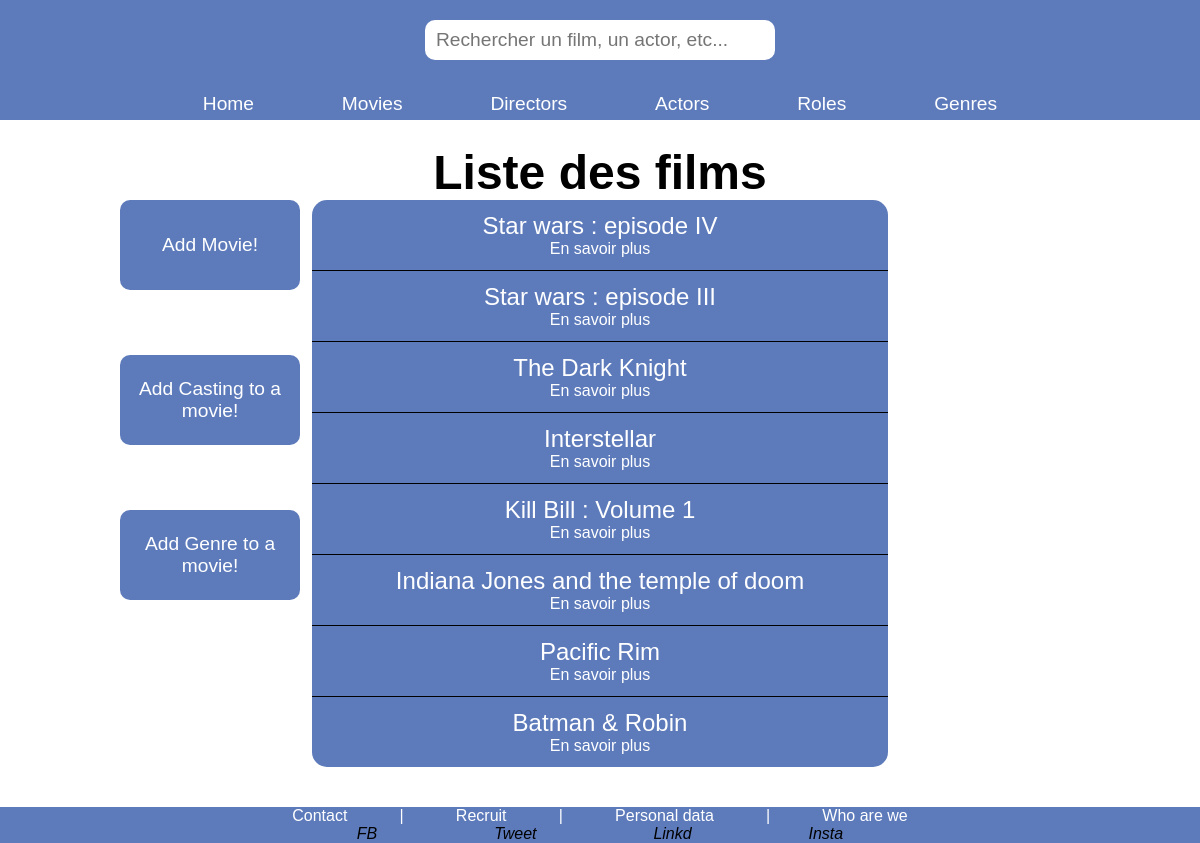
/index.php?action=listFilms, run on the app's committed database.
### tables this page shows
CREATE TABLE IF NOT EXISTS `film` (
  `id_film` int NOT NULL AUTO_INCREMENT,
  `titre` varchar(255) NOT NULL,
  `dateDeSortie` date NOT NULL,
  `duree` time NOT NULL,
  `realisateur_id` int NOT NULL,
  `affiche` varchar(255) DEFAULT 'indisponible.jpg',
  PRIMARY KEY (`id_film`),
  KEY `FK__realisateur` (`realisateur_id`),
  CONSTRAINT `FK__realisateur` FOREIGN KEY (`realisateur_id`) REFERENCES `director` (`id_director`)
);

### controller/MovieController.php (called while the page is built, shortened)
<?php
require_once "./bdd/DAO.php";
class MovieController {
    public function listFilms() {
        $dao = new DAO();
        $sql =
        "SELECT
            f.id_film, f.titre
        FROM
            film f";
        $films = $dao->executerRequete($sql);
        require "./view/movie/listFilms.php";
    }
}
?>

### bdd/DAO.php (called while the page is built, shortened)
<?php
class DAO{
    private $bdd;
    public function __construct(){
        $this->bdd = new \PDO('mysql:host=localhost;dbname=cinema;charset=utf8', 'root', '');
    }
    public function executerRequete($sql, $params = NULL){
        if ($params == NULL){
            $resultat = $this->bdd->query($sql);
        }else{
            $resultat = $this->bdd->prepare($sql);
            $resultat->execute($params);
        }
        return $resultat;
    }
}
?>

### view/movie/listFilms.php (the view, shortened to what this page needs)
<h2 class="titrePage">Liste des films</h2>
<div class="interactAddFilm">
    <a href="index.php?action=addFilmForm">
        <p>Add Movie!</p>
    </a>
    <a href="index.php?action=addCastingFilmForm">
        <p>Add Casting to a movie!</p>
    </a>
    <a href="index.php?action=addGenreFilmForm">
        <p>Add Genre to a movie!</p>
    </a>
</div>
    <div id='listFilms'>
<?php
    while ($film = $films->fetch()) {
?>
        <div class='blocFilms listBloc'>
            <a href="index.php?action=detailsFilm&id=<?=$film['id_film']?>">
                <p class="listEntities"><?=$film["titre"]?></p>
                <p>En savoir plus</p>
            </a>
            <div class="deleteBloc">
                <a href="index.php?action=deleteFilm&id=<?= $film["id_film"] ?>">
                </a>
            </div>
            <div class="updateBloc">
                <a href="index.php?action=updateFilmForm&id=<?= $film["id_film"] ?>">
                </a>
            </div>
        </div>
<?php
    }
?>
    </div>
<?php
require "./view/layout.php";
?>

### public/css/style.css (style rules this page uses)
:root { --primary-background-color: rgb(93, 123, 187); --secondary-background-color: rgb(77, 111, 185); --primary-font-color: rgb(0, 0, 145); --hover-color: rgb(236, 184, 11); }
* { margin: 0; padding: 0; box-sizing: border-box; }
body { font-family:'Lucida Sans', 'Lucida Sans Regular', 'Lucida Grande', 'Lucida Sans Unicode', Geneva, Verdana, sans-serif }
.titrePage { font-size: 3em; text-align: center; }
[id*="list"] { background-color: var(--primary-background-color); margin: 0 20%; text-align: center; }
.listBloc:not(:last-child) { border-bottom: 1px solid black; }
.listBloc { position: relative; }
.deleteBloc { width: 50px; height: 50px; position: absolute; top: calc(50% - 25px); right: 35px; }
.updateBloc { width: 50px; height: 50px; position: absolute; top: calc(50% - 25px); right: 100px; }
.listEntities { text-align: center; font-size: 1.5em; }
.interactAddFilm { width: 180px; height: 400px; position: absolute; text-align: center; display: flex; flex-direction: column; justify-content: space-between; }
.interactAddFilm a { width: 100%; height: 90px; padding: 15px; color: white; font-size: 1.2em; text-decoration: none; background-color: var(--primary-background-color); border-radius: 10px; display: flex; justify-content: center; align-items: center; }
#listFilms { margin: 0 20% 15px; border-radius: 15px; }
.blocFilms { padding: 12px 0; text-align: center; }
.blocFilms a { color: white; text-decoration: none; }
.blocFilms:not(:last-child) { border-bottom: 1px solid black; }
.blocFilms p:first-child { color: white; }

### data on the page
film: titre "Star wars : episode IV"
film: titre "Star wars : episode III"
film: titre "The Dark Knight"
film: titre "Interstellar"
film: titre "Kill Bill : Volume 1"
film: titre "Indiana Jones and the temple of doom"
film: titre "Pacific Rim"
film: titre "Batman & Robin"
